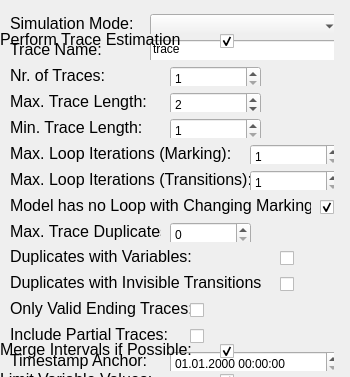
    <widget class="QWidget" name="scrollAreaWidgetContents_7">
     <property name="geometry">
      <rect>
       <x>0</x>
       <y>0</y>
       <width>350</width>
       <height>377</height>
      </rect>
     </property>
     <widget class="QWidget" name="trace_name" native="true">
      <property name="geometry">
       <rect>
        <x>10</x>
        <y>40</y>
        <width>324</width>
        <height>20</height>
       </rect>
      </property>
      <property name="toolTip">
       <string>&lt;html&gt;&lt;head/&gt;&lt;body&gt;&lt;p&gt;The name each trace in the event log has. If multiple traces are generated the name will be expanded with a number. If the field is left empty the trace names will just be numbers.&lt;/p&gt;&lt;/body&gt;&lt;/html&gt;</string>
      </property>
      <widget class="QLabel" name="nr_of_traces_label_3">
       <property name="geometry">
        <rect>
         <x>0</x>
         <y>0</y>
         <width>121</width>
         <height>21</height>
        </rect>
       </property>
       <property name="font">
        <font>
         <pointsize>12</pointsize>
        </font>
       </property>
       <property name="text">
        <string>Trace Name:</string>
       </property>
       <property name="alignment">
        <set>Qt::AlignLeading|Qt::AlignLeft|Qt::AlignTop</set>
       </property>
      </widget>
      <widget class="QLineEdit" name="trace_name_input">
       <property name="geometry">
        <rect>
         <x>140</x>
         <y>0</y>
         <width>191</width>
         <height>25</height>
        </rect>
       </property>
       <property name="text">
        <string>trace</string>
       </property>
       <property name="alignment">
        <set>Qt::AlignLeading|Qt::AlignLeft|Qt::AlignTop</set>
       </property>
      </widget>
     </widget>
     <widget class="QWidget" name="only_ending_traces" native="true">
      <property name="geometry">
       <rect>
        <x>10</x>
        <y>299</y>
        <width>324</width>
        <height>20</height>
       </rect>
      </property>
      <property name="toolTip">
       <string>&lt;html&gt;&lt;head/&gt;&lt;body&gt;&lt;p&gt;If this option is checked only traces that reach a valid final marking are included in the event log.&lt;/p&gt;&lt;/body&gt;&lt;/html&gt;</string>
      </property>
      <widget class="QLabel" name="output_dir_label_12">
       <property name="geometry">
        <rect>
         <x>0</x>
         <y>0</y>
         <width>181</width>
         <height>21</height>
        </rect>
       </property>
       <property name="font">
        <font>
         <pointsize>12</pointsize>
        </font>
       </property>
       <property name="text">
        <string>Only Valid Ending Traces:</string>
       </property>
       <property name="alignment">
        <set>Qt::AlignLeading|Qt::AlignLeft|Qt::AlignTop</set>
       </property>
      </widget>
      <widget class="QCheckBox" name="only_ending_traces_input">
       <property name="geometry">
        <rect>
         <x>180</x>
         <y>0</y>
         <width>82</width>
         <height>23</height>
        </rect>
       </property>
       <property name="text">
        <string/>
       </property>
      </widget>
     </widget>
     <widget class="QWidget" name="timestamp_anchor" native="true">
      <property name="geometry">
       <rect>
        <x>10</x>
        <y>351</y>
        <width>324</width>
        <height>20</height>
       </rect>
      </property>
      <property name="toolTip">
       <string>&lt;html&gt;&lt;head/&gt;&lt;body&gt;&lt;p&gt;This utc timestamp will be used as the starting time for the traces. The input format is &amp;quot;dd.MM.yyyy hh:mm:ss&amp;quot;.&lt;/p&gt;&lt;/body&gt;&lt;/html&gt;</string>
      </property>
      <widget class="QLabel" name="output_dir_label_13">
       <property name="geometry">
        <rect>
         <x>0</x>
         <y>0</y>
         <width>151</width>
         <height>21</height>
        </rect>
       </property>
       <property name="font">
        <font>
         <pointsize>12</pointsize>
        </font>
       </property>
       <property name="text">
        <string>Timestamp Anchor:</string>
       </property>
       <property name="alignment">
        <set>Qt::AlignLeading|Qt::AlignLeft|Qt::AlignTop</set>
       </property>
      </widget>
      <widget class="QDateTimeEdit" name="timestamp_anchor_input">
       <property name="geometry">
        <rect>
         <x>160</x>
         <y>0</y>
         <width>171</width>
         <height>25</height>
        </rect>
       </property>
       <property name="minimumDateTime">
        <datetime>
         <hour>0</hour>
         <minute>0</minute>
         <second>0</second>
         <year>1900</year>
         <month>1</month>
         <day>1</day>
        </datetime>
       </property>
       <property name="displayFormat">
        <string>dd.MM.yyyy HH:mm:ss</string>
       </property>
      </widget>
     </widget>
     <widget class="QWidget" name="fixed_timestamp_anchor" native="true">
      <property name="geometry">
       <rect>
        <x>10</x>
        <y>403</y>
        <width>324</width>
        <height>20</height>
       </rect>
      </property>
      <property name="toolTip">
       <string>&lt;html&gt;&lt;head/&gt;&lt;body&gt;&lt;p&gt;If this option is checked all traces will use the timestamp anchor as a starting time and therefore run in parralel. If this option is not checked each trace start with the ending timestamp of the previous trace.&lt;/p&gt;&lt;/body&gt;&lt;/html&gt;</string>
      </property>
      <widget class="QLabel" name="output_dir_label_14">
       <property name="geometry">
        <rect>
         <x>0</x>
         <y>0</y>
         <width>181</width>
         <height>21</height>
        </rect>
       </property>
       <property name="font">
        <font>
         <pointsize>12</pointsize>
        </font>
       </property>
       <property name="text">
        <string>Fixed Timestamp Anchor:</string>
       </property>
       <property name="alignment">
        <set>Qt::AlignLeading|Qt::AlignLeft|Qt::AlignTop</set>
       </property>
      </widget>
      <widget class="QCheckBox" name="fixed_timestamp_anchor_input">
       <property name="geometry">
        <rect>
         <x>190</x>
         <y>0</y>
         <width>82</width>
         <height>23</height>
        </rect>
       </property>
       <property name="text">
        <string/>
       </property>
      </widget>
     </widget>
     <widget class="QWidget" name="include_partial_traces" native="true">
      <property name="geometry">
       <rect>
        <x>10</x>
        <y>325</y>
        <width>324</width>
        <height>20</height>
       </rect>
      </property>
      <property name="toolTip">
       <string>&lt;html&gt;&lt;head/&gt;&lt;body&gt;&lt;p&gt;If this option is not checked only traces are included that reach a final marking or a marking in which no transition is enabled. If this option is checked all partial traces found during the simulation will also be included.&lt;/p&gt;&lt;/body&gt;&lt;/html&gt;</string>
      </property>
      <widget class="QLabel" name="output_dir_label_21">
       <property name="geometry">
        <rect>
         <x>0</x>
         <y>0</y>
         <width>171</width>
         <height>21</height>
        </rect>
       </property>
       <property name="font">
        <font>
         <pointsize>12</pointsize>
        </font>
       </property>
       <property name="text">
        <string>Include Partial Traces:</string>
       </property>
       <property name="alignment">
        <set>Qt::AlignLeading|Qt::AlignLeft|Qt::AlignTop</set>
       </property>
      </widget>
      <widget class="QCheckBox" name="partial_traces_input">
       <property name="geometry">
        <rect>
         <x>180</x>
         <y>0</y>
         <width>82</width>
         <height>23</height>
        </rect>
       </property>
       <property name="text">
        <string/>
       </property>
      </widget>
     </widget>
     <widget class="QWidget" name="seed" native="true">
      <property name="geometry">
       <rect>
        <x>10</x>
        <y>429</y>
        <width>324</width>
        <height>20</height>
       </rect>
      </property>
      <property name="toolTip">
       <string>&lt;html&gt;&lt;head/&gt;&lt;body&gt;&lt;p&gt;The seed that is used for all pseudo random number generators used in the simulation. If the simulation is started with the same seed and settings the resulting event log will be identical every time. The seed must be a positive integer.&lt;/p&gt;&lt;/body&gt;&lt;/html&gt;</string>
      </property>
      <property name="whatsThis">
       <string>&lt;html&gt;&lt;head/&gt;&lt;body&gt;&lt;p&gt;Dies ist ein Test&lt;/p&gt;&lt;p&gt;&lt;br/&gt;&lt;/p&gt;&lt;/body&gt;&lt;/html&gt;</string>
      </property>
      <widget class="QLineEdit" name="seed_input">
       <property name="geometry">
        <rect>
         <x>160</x>
         <y>0</y>
         <width>161</width>
         <height>25</height>
        </rect>
       </property>
       <property name="text">
        <string>1701</string>
       </property>
       <property name="alignment">
        <set>Qt::AlignLeading|Qt::AlignLeft|Qt::AlignTop</set>
       </property>
      </widget>
      <widget class="QLabel" name="seed_label">
       <property name="geometry">
        <rect>
         <x>0</x>
         <y>0</y>
         <width>121</width>
         <height>21</height>
        </rect>
       </property>
       <property name="font">
        <font>
         <pointsize>12</pointsize>
        </font>
       </property>
       <property name="text">
        <string>Seed:</string>
       </property>
       <property name="alignment">
        <set>Qt::AlignLeading|Qt::AlignLeft|Qt::AlignTop</set>
       </property>
      </widget>
     </widget>
     <widget class="QWidget" name="max_trace_duplicates" native="true">
      <property name="geometry">
       <rect>
        <x>10</x>
        <y>222</y>
        <width>324</width>
        <height>20</height>
       </rect>
      </property>
      <property name="toolTip">
       <string>&lt;html&gt;&lt;head/&gt;&lt;body&gt;&lt;p&gt;The maximum number of duplicates traces that are allowed in each event log.&lt;/p&gt;&lt;/body&gt;&lt;/html&gt;</string>
      </property>
      <widget class="QLabel" name="output_dir_label_10">
       <property name="geometry">
        <rect>
         <x>0</x>
         <y>0</y>
         <width>151</width>
         <height>21</height>
        </rect>
       </property>
       <property name="font">
        <font>
         <pointsize>12</pointsize>
        </font>
       </property>
       <property name="text">
        <string>Max. Trace Duplicates:</string>
       </property>
       <property name="alignment">
        <set>Qt::AlignLeading|Qt::AlignLeft|Qt::AlignTop</set>
       </property>
      </widget>
      <widget class="QSpinBox" name="max_trace_duplicates_input">
       <property name="geometry">
        <rect>
         <x>160</x>
         <y>0</y>
         <width>81</width>
         <height>25</height>
        </rect>
       </property>
       <property name="minimum">
        <number>0</number>
       </property>
       <property name="maximum">
        <number>10000</number>
       </property>
       <property name="value">
        <number>0</number>
       </property>
      </widget>
     </widget>
     <widget class="QWidget" name="sim_strategy" native="true">
      <property name="geometry">
       <rect>
        <x>10</x>
        <y>14</y>
        <width>324</width>
        <height>20</height>
       </rect>
      </property>
      <property name="toolTip">
       <string>&lt;html&gt;&lt;head/&gt;&lt;body&gt;&lt;p&gt;Simulation mode that is used for the generation of traces.&lt;/p&gt;&lt;/body&gt;&lt;/html&gt;</string>
      </property>
      <widget class="QLabel" name="output_dir_label_7">
       <property name="geometry">
        <rect>
         <x>0</x>
         <y>0</y>
         <width>131</width>
         <height>21</height>
        </rect>
       </property>
       <property name="font">
        <font>
         <pointsize>12</pointsize>
        </font>
       </property>
       <property name="text">
        <string>Simulation Mode:</string>
       </property>
       <property name="alignment">
        <set>Qt::AlignLeading|Qt::AlignLeft|Qt::AlignTop</set>
       </property>
      </widget>
      <widget class="QComboBox" name="sim_strategy_input">
       <property name="geometry">
        <rect>
         <x>140</x>
         <y>0</y>
         <width>191</width>
         <height>25</height>
        </rect>
       </property>
       <property name="currentText">
        <string/>
       </property>
      </widget>
     </widget>
     <widget class="QWidget" name="duplicates_with_data" native="true">
      <property name="geometry">
       <rect>
        <x>10</x>
        <y>247</y>
        <width>324</width>
        <height>20</height>
       </rect>
      </property>
      <property name="toolTip">
       <string>&lt;html&gt;&lt;head/&gt;&lt;body&gt;&lt;p&gt;This option controls whether the variables of events are considered when determining if two traces are equal. If this option is unchecked only the sequence of events is considered. If this option is checked the variable values of each event are also considered.&lt;/p&gt;&lt;/body&gt;&lt;/html&gt;</string>
      </property>
      <widget class="QLabel" name="output_dir_label_11">
       <property name="geometry">
        <rect>
         <x>0</x>
         <y>0</y>
         <width>191</width>
         <height>21</height>
        </rect>
       </property>
       <property name="font">
        <font>
         <pointsize>12</pointsize>
        </font>
       </property>
       <property name="text">
        <string>Duplicates with Variables:</string>
       </property>
       <property name="alignment">
        <set>Qt::AlignLeading|Qt::AlignLeft|Qt::AlignTop</set>
       </property>
      </widget>
      <widget class="QCheckBox" name="duplicates_with_data_input">
       <property name="geometry">
        <rect>
         <x>270</x>
         <y>0</y>
         <width>31</width>
         <height>23</height>
        </rect>
       </property>
       <property name="text">
        <string/>
       </property>
      </widget>
     </widget>
     <widget class="QWidget" name="nr_of_traces" native="true">
      <property name="geometry">
       <rect>
        <x>10</x>
        <y>66</y>
        <width>324</width>
        <height>20</height>
       </rect>
      </property>
      <property name="toolTip">
       <string>&lt;html&gt;&lt;head/&gt;&lt;body&gt;&lt;p&gt;The number of traces that will be generated for each event log.&lt;/p&gt;&lt;/body&gt;&lt;/html&gt;</string>
      </property>
      <widget class="QLabel" name="nr_of_traces_label">
       <property name="geometry">
        <rect>
         <x>0</x>
         <y>0</y>
         <width>151</width>
         <height>21</height>
        </rect>
       </property>
       <property name="font">
        <font>
         <pointsize>12</pointsize>
        </font>
       </property>
       <property name="text">
        <string>Nr. of Traces:</string>
       </property>
       <property name="alignment">
        <set>Qt::AlignLeading|Qt::AlignLeft|Qt::AlignTop</set>
       </property>
      </widget>
      <widget class="QSpinBox" name="nr_of_traces_input">
       <property name="geometry">
        <rect>
         <x>160</x>
         <y>0</y>
         <width>91</width>
         <height>25</height>
        </rect>
       </property>
       <property name="minimum">
        <number>1</number>
       </property>
       <property name="maximum">
        <number>100000</number>
       </property>
       <property name="value">
        <number>1</number>
       </property>
      </widget>
     </widget>
     <widget class="QWidget" name="utc_offset" native="true">
      <property name="geometry">
       <rect>
        <x>10</x>
        <y>377</y>
        <width>324</width>
        <height>20</height>
       </rect>
      </property>
      <property name="toolTip">
       <string>&lt;html&gt;&lt;head/&gt;&lt;body&gt;&lt;p&gt;The utc offset for the timestamp anchor. &lt;/p&gt;&lt;/body&gt;&lt;/html&gt;</string>
      </property>
      <widget class="QLabel" name="output_dir_label_23">
       <property name="geometry">
        <rect>
         <x>0</x>
         <y>0</y>
         <width>151</width>
         <height>21</height>
        </rect>
       </property>
       <property name="font">
        <font>
         <pointsize>12</pointsize>
        </font>
       </property>
       <property name="text">
        <string>Utc Offset:</string>
       </property>
       <property name="alignment">
        <set>Qt::AlignLeading|Qt::AlignLeft|Qt::AlignTop</set>
       </property>
      </widget>
      <widget class="QSpinBox" name="utc_offset_input">
       <property name="geometry">
        <rect>
         <x>160</x>
         <y>0</y>
         <width>61</width>
         <height>25</height>
        </rect>
       </property>
       <property name="minimum">
        <number>-23</number>
       </property>
       <property name="maximum">
        <number>23</number>
       </property>
      </widget>
     </widget>
     <widget class="QWidget" name="max_trace_length" native="true">
      <property name="geometry">
       <rect>
        <x>10</x>
        <y>92</y>
        <width>324</width>
        <height>20</height>
       </rect>
      </property>
      <property name="sizePolicy">
       <sizepolicy hsizetype="Expanding" vsizetype="Expanding">
        <horstretch>0</horstretch>
        <verstretch>0</verstretch>
       </sizepolicy>
      </property>
      <property name="toolTip">
       <string>&lt;html&gt;&lt;head/&gt;&lt;body&gt;&lt;p&gt;The maximum number of fired transitions that are allowed in a each trace. If the &amp;quot;Include Invisible Transitions in Event Log&amp;quot; setting is activated the invisible transitions will also be considered.&lt;/p&gt;&lt;/body&gt;&lt;/html&gt;</string>
      </property>
      <widget class="QLabel" name="output_dir_label_8">
       <property name="geometry">
        <rect>
         <x>0</x>
         <y>0</y>
         <width>141</width>
         <height>21</height>
        </rect>
       </property>
       <property name="font">
        <font>
         <pointsize>12</pointsize>
        </font>
       </property>
       <property name="text">
        <string>Max. Trace Length:</string>
       </property>
       <property name="alignment">
        <set>Qt::AlignLeading|Qt::AlignLeft|Qt::AlignTop</set>
       </property>
      </widget>
      <widget class="QSpinBox" name="max_trace_length_input">
       <property name="geometry">
        <rect>
         <x>160</x>
         <y>0</y>
         <width>91</width>
         <height>25</height>
        </rect>
       </property>
       <property name="minimum">
        <number>1</number>
       </property>
       <property name="maximum">
        <number>100000</number>
       </property>
       <property name="value">
        <number>2</number>
       </property>
      </widget>
     </widget>
     <widget class="QWidget" name="max_loop_iterations" native="true">
      <property name="geometry">
       <rect>
        <x>10</x>
        <y>144</y>
        <width>324</width>
        <height>20</height>
       </rect>
      </property>
      <property name="toolTip">
       <string>&lt;html&gt;&lt;head/&gt;&lt;body&gt;&lt;p&gt;Maximum number of times a marking is allowed to appear in a trace. This setting therefore controls the number of loop iterations for loops without changing markings.&lt;/p&gt;&lt;/body&gt;&lt;/html&gt;</string>
      </property>
      <widget class="QLabel" name="output_dir_label_9">
       <property name="geometry">
        <rect>
         <x>0</x>
         <y>0</y>
         <width>221</width>
         <height>21</height>
        </rect>
       </property>
       <property name="font">
        <font>
         <pointsize>12</pointsize>
        </font>
       </property>
       <property name="text">
        <string>Max. Loop Iterations (Marking):</string>
       </property>
       <property name="alignment">
        <set>Qt::AlignLeading|Qt::AlignLeft|Qt::AlignTop</set>
       </property>
      </widget>
      <widget class="QSpinBox" name="max_loop_iterations_input">
       <property name="geometry">
        <rect>
         <x>240</x>
         <y>0</y>
         <width>91</width>
         <height>25</height>
        </rect>
       </property>
       <property name="minimum">
        <number>1</number>
       </property>
       <property name="maximum">
        <number>10000</number>
       </property>
       <property name="value">
        <number>1</number>
       </property>
      </widget>
     </widget>
     <widget class="QWidget" name="min_trace_length" native="true">
      <property name="geometry">
       <rect>
        <x>10</x>
        <y>118</y>
        <width>324</width>
        <height>20</height>
       </rect>
      </property>
      <property name="toolTip">
       <string>&lt;html&gt;&lt;head/&gt;&lt;body&gt;&lt;p&gt;The minimum number of events (e.g., nr. of fired transitions) that are allowed in a each trace.  If the &amp;quot;Include Invisible Transitions in Event Log&amp;quot; setting is activated the invisible transitions will also be considered.&lt;/p&gt;&lt;/body&gt;&lt;/html&gt;</string>
      </property>
      <widget class="QLabel" name="output_dir_label_24">
       <property name="geometry">
        <rect>
         <x>0</x>
         <y>0</y>
         <width>141</width>
         <height>21</height>
        </rect>
       </property>
       <property name="font">
        <font>
         <pointsize>12</pointsize>
        </font>
       </property>
       <property name="text">
        <string>Min. Trace Length:</string>
       </property>
       <property name="alignment">
        <set>Qt::AlignLeading|Qt::AlignLeft|Qt::AlignTop</set>
       </property>
      </widget>
      <widget class="QSpinBox" name="min_trace_length_input">
       <property name="geometry">
        <rect>
         <x>160</x>
         <y>0</y>
         <width>91</width>
         <height>25</height>
        </rect>
       </property>
       <property name="minimum">
        <number>1</number>
       </property>
       <property name="maximum">
        <number>100000</number>
       </property>
       <property name="value">
        <number>1</number>
       </property>
      </widget>
     </widget>
     <widget class="QWidget" name="duplicates_with_invisible_trans" native="true">
      <property name="geometry">
       <rect>
        <x>10</x>
        <y>273</y>
        <width>324</width>
        <height>20</height>
       </rect>
      </property>
      <property name="toolTip">
       <string>&lt;html&gt;&lt;head/&gt;&lt;body&gt;&lt;p&gt;This option controls whether invisible transitions are considered when determining if two traces are equal. If this option is unchecked only the sequence of transitions that are not invisible is considered. If this option is checked the sequence of all transitions is considered.&lt;/p&gt;&lt;/body&gt;&lt;/html&gt;</string>
      </property>
      <widget class="QLabel" name="output_dir_label_32">
       <property name="geometry">
        <rect>
         <x>0</x>
         <y>0</y>
         <width>251</width>
         <height>21</height>
        </rect>
       </property>
       <property name="font">
        <font>
         <pointsize>12</pointsize>
        </font>
       </property>
       <property name="text">
        <string>Duplicates with Invisible Transitions:</string>
       </property>
       <property name="alignment">
        <set>Qt::AlignLeading|Qt::AlignLeft|Qt::AlignTop</set>
       </property>
      </widget>
      <widget class="QCheckBox" name="duplicates_with_invisible_trans_input">
       <property name="geometry">
        <rect>
         <x>270</x>
         <y>0</y>
         <width>51</width>
         <height>23</height>
        </rect>
       </property>
       <property name="toolTip">
        <string>&lt;html&gt;&lt;head/&gt;&lt;body&gt;&lt;p&gt;This option controls whether the invisible transitions are considered when determining if two traces are equal. If this option is checked the sequence of transitions that is compared between the traces will include the invisible transitions.&lt;/p&gt;&lt;/body&gt;&lt;/html&gt;</string>
       </property>
       <property name="text">
        <string/>
       </property>
      </widget>
     </widget>
     <widget class="QWidget" name="changing_loop" native="true">
      <property name="geometry">
       <rect>
        <x>10</x>
        <y>196</y>
        <width>324</width>
        <height>20</height>
       </rect>
      </property>
      <property name="toolTip">
       <string>&lt;html&gt;&lt;head/&gt;&lt;body&gt;&lt;p&gt;Information about whether the model has a loop that does not return to a common marking. If you are unsure if your model contains a such a loop, it is better to leave this option unchecked. If the model has no such loop the number of possible traces can be estimated and displayed. However this estimation will result in an infinite loop if a loop with a changing marking is present.&lt;/p&gt;&lt;/body&gt;&lt;/html&gt;</string>
      </property>
      <widget class="QLabel" name="output_dir_label_15">
       <property name="geometry">
        <rect>
         <x>0</x>
         <y>0</y>
         <width>301</width>
         <height>21</height>
        </rect>
       </property>
       <property name="font">
        <font>
         <pointsize>12</pointsize>
        </font>
       </property>
       <property name="text">
        <string>Model has no Loop with Changing Marking:</string>
       </property>
       <property name="alignment">
        <set>Qt::AlignLeading|Qt::AlignLeft|Qt::AlignTop</set>
       </property>
      </widget>
      <widget class="QCheckBox" name="changing_loop_input">
       <property name="geometry">
        <rect>
         <x>310</x>
         <y>0</y>
         <width>21</width>
         <height>23</height>
        </rect>
       </property>
       <property name="text">
        <string/>
       </property>
       <property name="checked">
        <bool>true</bool>
       </property>
      </widget>
     </widget>
     <widget class="QWidget" name="max_loop_iterations_transition" native="true">
      <property name="geometry">
       <rect>
        <x>10</x>
        <y>170</y>
        <width>324</width>
        <height>20</height>
       </rect>
      </property>
      <property name="toolTip">
       <string>&lt;html&gt;&lt;head/&gt;&lt;body&gt;&lt;p&gt;Maximum number of times a transition is allowed to appear in a trace. This setting therefore can controls the number of loop iterations for loops with changing markings. However models can exists where a transition can be fired multiple times without a loop being present. Therefore this setting should be used with caution since it can also restraints transition firings that are not part of a loop.&lt;/p&gt;&lt;/body&gt;&lt;/html&gt;</string>
      </property>
      <widget class="QLabel" name="output_dir_label_25">
       <property name="geometry">
        <rect>
         <x>0</x>
         <y>0</y>
         <width>241</width>
         <height>21</height>
        </rect>
       </property>
       <property name="font">
        <font>
         <pointsize>12</pointsize>
        </font>
       </property>
       <property name="text">
        <string>Max. Loop Iterations (Transitions):</string>
       </property>
       <property name="alignment">
        <set>Qt::AlignLeading|Qt::AlignLeft|Qt::AlignTop</set>
       </property>
      </widget>
      <widget class="QSpinBox" name="max_loop_iterations_transitions_input">
       <property name="geometry">
        <rect>
         <x>240</x>
         <y>0</y>
         <width>91</width>
         <height>25</height>
        </rect>
       </property>
       <property name="minimum">
        <number>1</number>
       </property>
       <property name="maximum">
        <number>10000</number>
       </property>
       <property name="value">
        <number>1</number>
       </property>
      </widget>
     </widget>
     <widget class="QWidget" name="trace_estimation" native="true">
      <property name="geometry">
       <rect>
        <x>0</x>
        <y>30</y>
        <width>324</width>
        <height>20</height>
       </rect>
      </property>
      <property name="toolTip">
       <string>&lt;html&gt;&lt;head/&gt;&lt;body&gt;&lt;p&gt;This options controls whether a estimation of the maximum number of possible traces is performed before the simulation. &lt;/p&gt;&lt;/body&gt;&lt;/html&gt;</string>
      </property>
      <widget class="QLabel" name="output_dir_label_34">
       <property name="geometry">
        <rect>
         <x>0</x>
         <y>0</y>
         <width>191</width>
         <height>21</height>
        </rect>
       </property>
       <property name="font">
        <font>
         <pointsize>12</pointsize>
        </font>
       </property>
       <property name="text">
        <string>Perform Trace Estimation</string>
       </property>
       <property name="alignment">
        <set>Qt::AlignLeading|Qt::AlignLeft|Qt::AlignTop</set>
       </property>
      </widget>
      <widget class="QCheckBox" name="trace_estimation_input">
       <property name="geometry">
        <rect>
         <x>220</x>
         <y>0</y>
         <width>31</width>
         <height>23</height>
        </rect>
       </property>
       <property name="text">
        <string/>
       </property>
       <property name="checked">
        <bool>true</bool>
       </property>
      </widget>
     </widget>
     <widget class="QWidget" name="limit_variable_values" native="true">
      <property name="geometry">
       <rect>
        <x>0</x>
        <y>370</y>
        <width>331</width>
        <height>20</height>
       </rect>
      </property>
      <property name="toolTip">
       <string>&lt;html&gt;&lt;head/&gt;&lt;body&gt;&lt;p&gt;This option helps to reduce the number of possible variable value combinations by limiting the values for variables to values that are needed to satisfy guard conditions in the model. &lt;/p&gt;&lt;/body&gt;&lt;/html&gt;</string>
      </property>
      <widget class="QLabel" name="output_dir_label_36">
       <property name="geometry">
        <rect>
         <x>0</x>
         <y>0</y>
         <width>201</width>
         <height>21</height>
        </rect>
       </property>
       <property name="font">
        <font>
         <pointsize>12</pointsize>
        </font>
       </property>
       <property name="text">
        <string>Limit Variable Values:</string>
       </property>
       <property name="alignment">
        <set>Qt::AlignLeading|Qt::AlignLeft|Qt::AlignTop</set>
       </property>
      </widget>
      <widget class="QCheckBox" name="limit_variable_values_input">
       <property name="geometry">
        <rect>
         <x>220</x>
         <y>0</y>
         <width>31</width>
         <height>23</height>
        </rect>
       </property>
       <property name="text">
        <string/>
       </property>
       <property name="checked">
        <bool>true</bool>
       </property>
      </widget>
     </widget>
     <widget class="QWidget" name="merge_intervals" native="true">
      <property name="geometry">
       <rect>
        <x>0</x>
        <y>340</y>
        <width>324</width>
        <height>20</height>
       </rect>
      </property>
      <property name="toolTip">
       <string>&lt;html&gt;&lt;head/&gt;&lt;body&gt;&lt;p&gt;This option helps to reduce the number of possible variable value combinations by merging intervals that can be merged. For example the interval &amp;quot;&amp;gt; 1&amp;quot; and &amp;quot;&amp;gt; 2&amp;quot; can be represented by the single intervall &amp;quot;&amp;gt; 2&amp;quot;. The less intervals that are present the less combinations of variable values have to be tried in order to find a combination that works for a given trace. &lt;/p&gt;&lt;/body&gt;&lt;/html&gt;</string>
      </property>
      <widget class="QLabel" name="output_dir_label_35">
       <property name="geometry">
        <rect>
         <x>0</x>
         <y>0</y>
         <width>211</width>
         <height>21</height>
        </rect>
       </property>
       <property name="font">
        <font>
         <pointsize>12</pointsize>
        </font>
       </property>
       <property name="text">
        <string>Merge Intervals if Possible:</string>
       </property>
       <property name="alignment">
        <set>Qt::AlignLeading|Qt::AlignLeft|Qt::AlignTop</set>
       </property>
      </widget>
      <widget class="QCheckBox" name="merge_intervals_input">
       <property name="geometry">
        <rect>
         <x>220</x>
         <y>0</y>
         <width>31</width>
         <height>23</height>
        </rect>
       </property>
       <property name="text">
        <string/>
       </property>
       <property name="checked">
        <bool>true</bool>
       </property>
      </widget>
     </widget>
    </widget>
